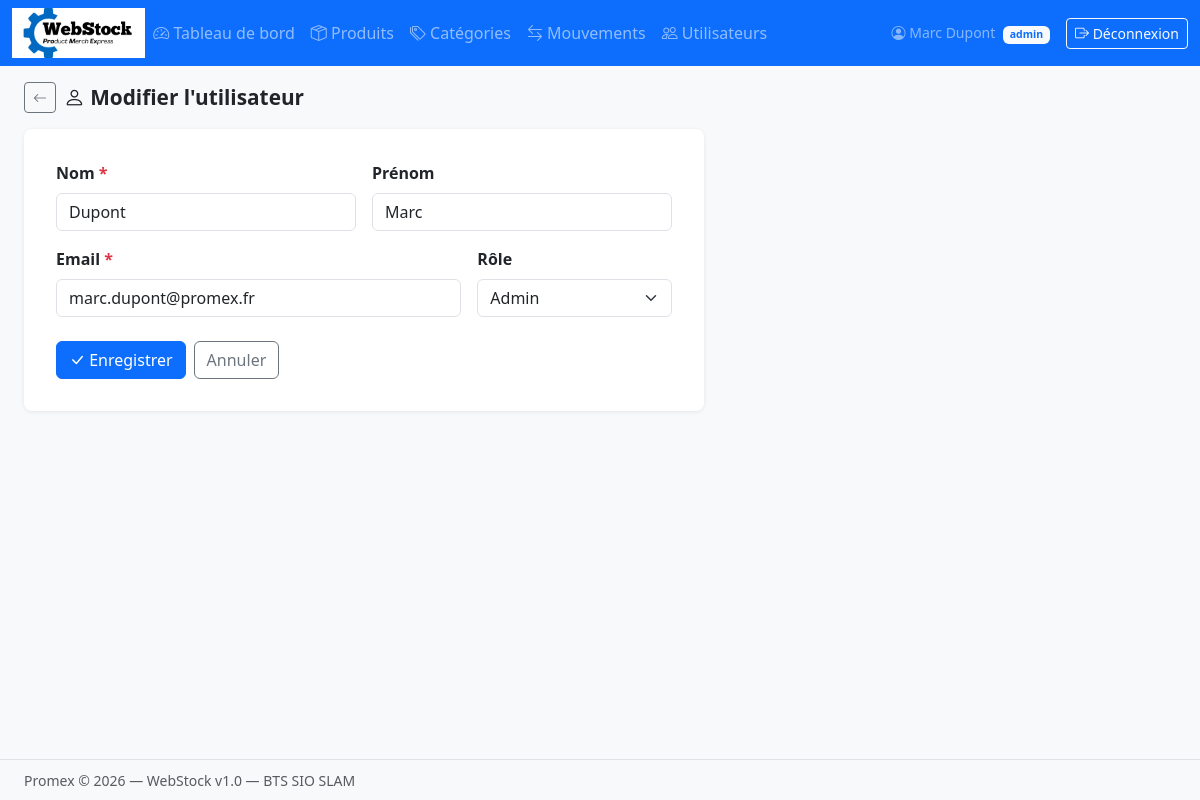
The page /index.php?page=utilisateurs&action=edit&id=1 (signed in) on the database its author committed.
### tables this page shows
CREATE TABLE IF NOT EXISTS utilisateurs (
  id_utilisateur INT          NOT NULL AUTO_INCREMENT,
  nom            VARCHAR(100) NOT NULL,
  prenom         VARCHAR(100) NOT NULL,
  email          VARCHAR(150) NOT NULL UNIQUE,
  mot_de_passe   VARCHAR(255) NOT NULL,
  role           ENUM('admin', 'commercial', 'acheteur') NOT NULL DEFAULT 'commercial',
  created_at     DATETIME     NOT NULL DEFAULT CURRENT_TIMESTAMP,
  PRIMARY KEY (id_utilisateur)
);

### controllers/UtilisateurController.php (called while the page is built, shortened)
<?php
class UtilisateurController {
    private $utilisateur;
    public function __construct() {
        $this->utilisateur = new Utilisateur();
    }
    public function edit($id) {
        $utilisateur = $this->utilisateur->getById($id);
        require __DIR__ . '/../views/utilisateurs/form.php';
    }
}

### config/database.php (called while the page is built)
<?php
class Database {
    private static $instance = null;
    private $connexion;
    private $host     = 'localhost';
    private $dbname   = 'promex_db';
    private $user     = 'root';
    private $password = '';
    private function __construct() {
        try {
            $this->connexion = new PDO(
                "mysql:host={$this->host};dbname={$this->dbname};charset=utf8mb4",
                $this->user,
                $this->password
            );
            $this->connexion->setAttribute(PDO::ATTR_ERRMODE, PDO::ERRMODE_EXCEPTION);
            $this->connexion->setAttribute(PDO::ATTR_DEFAULT_FETCH_MODE, PDO::FETCH_ASSOC);
        } catch (PDOException $e) {
            die("Erreur de connexion : " . $e->getMessage());
        }
    }
    public static function getInstance() {
        if (self::$instance === null) {
            self::$instance = new Database();
        }
        return self::$instance;
    }
    public function getConnexion() {
        return $this->connexion;
    }
}

### models/Utilisateur.php (called while the page is built, shortened)
<?php
require_once __DIR__ . '/../config/database.php';
class Utilisateur {
    private $db;
    public function __construct() {
        $this->db = Database::getInstance()->getConnexion();
    }
    public function getById($id) {
        $stmt = $this->db->prepare("SELECT * FROM utilisateurs WHERE id_utilisateur = ?");
        $stmt->execute([$id]);
        return $stmt->fetch();
    }
}

### views/utilisateurs/form.php (the view, shortened to what this page needs)
<?php require __DIR__ . '/../layout/header.php';
$edit  = isset($utilisateur);
$titre = $edit ? 'Modifier l\'utilisateur' : 'Nouvel utilisateur';
?>
<div class="d-flex align-items-center gap-2 mb-3">
    <a href="index.php?page=utilisateurs&action=index" class="btn btn-outline-secondary btn-sm">
        <i class="bi bi-arrow-left"></i>
    </a>
    <h1 class="page-title mb-0"><i class="bi bi-person"></i> <?= $titre ?></h1>
</div>
<div class="form-card">
    <form method="POST">
        <div class="row g-3">
            <div class="col-sm-6">
                <label class="form-label fw-semibold">Nom <span class="text-danger">*</span></label>
                <input type="text" class="form-control" name="nom"
                       value="<?= htmlspecialchars($utilisateur['nom'] ?? $_POST['nom'] ?? '') ?>" required>
            </div>
            <div class="col-sm-6">
                <label class="form-label fw-semibold">Prénom</label>
                <input type="text" class="form-control" name="prenom"
                       value="<?= htmlspecialchars($utilisateur['prenom'] ?? $_POST['prenom'] ?? '') ?>">
            </div>
            <div class="col-sm-8">
                <label class="form-label fw-semibold">Email <span class="text-danger">*</span></label>
                <input type="email" class="form-control" name="email"
                       value="<?= htmlspecialchars($utilisateur['email'] ?? $_POST['email'] ?? '') ?>" required>
            </div>
            <div class="col-sm-4">
                <label class="form-label fw-semibold">Rôle</label>
                <select class="form-select" name="role">
                    <?php foreach (['admin','commercial','acheteur'] as $r): ?>
                        <option value="<?= $r ?>"
                            <?= ($utilisateur['role'] ?? $_POST['role'] ?? 'commercial') === $r ? 'selected' : '' ?>>
                            <?= ucfirst($r) ?>
                        </option>
                    <?php endforeach; ?>
                </select>
            </div>
        </div>
        <div class="mt-4 d-flex gap-2">
            <button type="submit" class="btn btn-primary">
                <i class="bi bi-check-lg"></i> <?= $edit ? 'Enregistrer' : 'Créer' ?>
            </button>
            <a href="index.php?page=utilisateurs&action=index" class="btn btn-outline-secondary">Annuler</a>
        </div>
    </form>
</div>
<?php require __DIR__ . '/../layout/footer.php'; ?>

### assets/css/style.css (style rules this page uses)
body { background-color: #f8f9fa; min-height: 100vh; display: flex; flex-direction: column; }
.form-card { max-width: 680px; background: white; border-radius: 8px; box-shadow: 0 1px 4px rgba(0,0,0,0.08); padding: 2rem; }
.page-title { font-size: 1.3rem; font-weight: 600; color: #212529; margin-bottom: 1rem; }

### rows shown on the page
utilisateurs: nom "Dupont", prenom "Marc", email "marc.dupont@promex.fr", role "Admin"

### other values the page prints
$_SESSION['utilisateur']['role'] "admin"
$titre "Modifier l'utilisateur"
